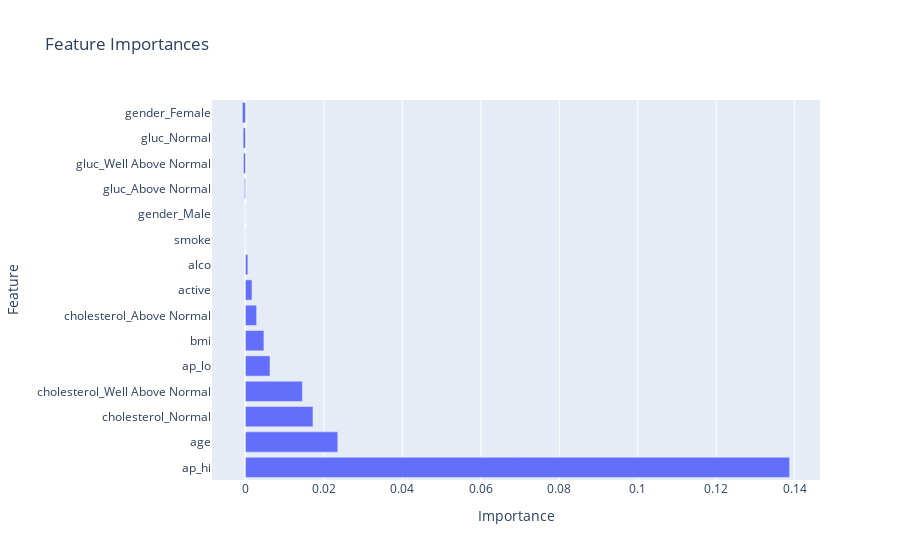

This figure's notebook cell:
### Code cell
from sklearn.inspection import permutation_importance
result = permutation_importance(clf2, X_test, y_test, n_repeats=10, random_state=42)
df_importance2 = pd.DataFrame({"Feature": X.columns, "Importance": result.importances_mean})
df_importance2 = df_importance2.sort_values(by="Importance", ascending=False)

fig = px.bar(df_importance2, x="Importance", y="Feature", orientation='h', title='Feature Importances')
fig.show()

### Figure 1 — Plotly figure (JSON) as saved in the notebook; plotly's stock layout.template omitted (floating-point values rounded to 4 significant figures)
{"data": [{"alignmentgroup": "True", "hovertemplate": "Importance=%{x}<br>Feature=%{y}<extra></extra>", "legendgroup": "", "marker": {"color": "#636efa", "pattern": {"shape": ""}}, "name": "", "offsetgroup": "", "orientation": "h", "showlegend": false, "textposition": "auto", "type": "bar", "x": [0.1387, 0.02353, 0.0172, 0.01451, 0.006254, 0.004704, 0.002841, 0.001659, 0.000605, 3.399e-05, 2.039e-05, -0.0002311, -0.0005098, -0.0005914, -0.0007817], "xaxis": "x", "y": ["ap_hi", "age", "cholesterol_Normal", "cholesterol_Well Above Normal", "ap_lo", "bmi", "cholesterol_Above Normal", "active", "alco", "smoke", "gender_Male", "gluc_Above Normal", "gluc_Well Above Normal", "gluc_Normal", "gender_Female"], "yaxis": "y"}], "layout": {"barmode": "relative", "legend": {"tracegroupgap": 0}, "title": {"text": "Feature Importances"}, "xaxis": {"anchor": "y", "domain": [0, 1], "title": {"text": "Importance"}}, "yaxis": {"anchor": "x", "domain": [0, 1], "title": {"text": "Feature"}}}}
